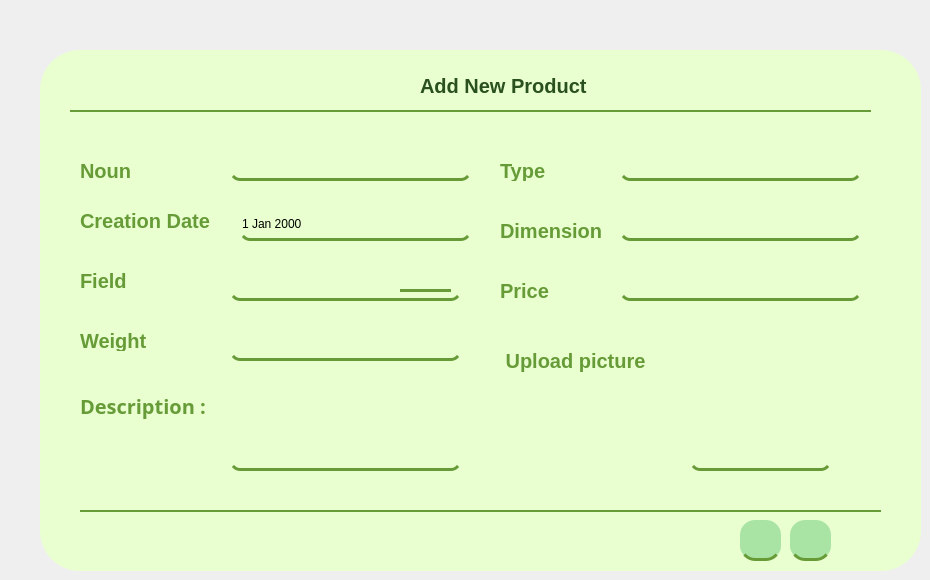
        <widget class="QWidget" name="page_14">
         <property name="styleSheet">
          <string notr="true">#page_14 {
background: rgba(0, 0, 0, 0.0);

}</string>
         </property>
         <widget class="QWidget" name="widget_3" native="true">
          <property name="geometry">
           <rect>
            <x>40</x>
            <y>50</y>
            <width>881</width>
            <height>521</height>
           </rect>
          </property>
          <property name="styleSheet">
           <string notr="true">QWidget
{background-color:#E9FFD0;
border-radius: 40px;}</string>
          </property>
          <widget class="QLabel" name="id_77">
           <property name="geometry">
            <rect>
             <x>40</x>
             <y>330</y>
             <width>171</width>
             <height>51</height>
            </rect>
           </property>
           <property name="font">
            <font>
             <family>Athiti</family>
             <pointsize>-1</pointsize>
             <weight>87</weight>
             <italic>false</italic>
             <bold>true</bold>
            </font>
           </property>
           <property name="styleSheet">
            <string notr="true">color: rgb(102, 155, 55);
font-family: 'Athiti';
font-style: normal;
font-weight: 700;
font-size: 20px;
background-color: none;</string>
           </property>
           <property name="text">
            <string>Description :</string>
           </property>
          </widget>
          <widget class="QLineEdit" name="dimensionArticleInput">
           <property name="geometry">
            <rect>
             <x>580</x>
             <y>160</y>
             <width>241</width>
             <height>31</height>
            </rect>
           </property>
           <property name="styleSheet">
            <string notr="true">
  border-bottom-color: rgb(170, 0, 0);
border:none;
background-color: rgba(247, 188, 85, 0);
border-bottom:3px solid #669B37;
  border-radius: 10px;
</string>
           </property>
          </widget>
          <widget class="QLineEdit" name="quantiteArticleInput">
           <property name="geometry">
            <rect>
             <x>580</x>
             <y>100</y>
             <width>241</width>
             <height>31</height>
            </rect>
           </property>
           <property name="maximumSize">
            <size>
             <width>16777215</width>
             <height>16777215</height>
            </size>
           </property>
           <property name="cursor">
            <cursorShape>BusyCursor</cursorShape>
           </property>
           <property name="styleSheet">
            <string notr="true">
  border-bottom-color: rgb(170, 0, 0);
border:none;
background-color: rgba(247, 188, 85, 0);
border-bottom:3px solid #669B37;
  border-radius: 10px;
</string>
           </property>
          </widget>
          <widget class="QLineEdit" name="typeArticleInput">
           <property name="geometry">
            <rect>
             <x>360</x>
             <y>220</y>
             <width>51</width>
             <height>22</height>
            </rect>
           </property>
           <property name="styleSheet">
            <string notr="true">QLineEdit
{
border:none;
background-color: rgba(247, 188, 85, 0);
/*background-color:white;*/
border-bottom:3px solid #669B37;
}</string>
           </property>
          </widget>
          <widget class="QTextEdit" name="descriptionInput">
           <property name="geometry">
            <rect>
             <x>190</x>
             <y>320</y>
             <width>231</width>
             <height>101</height>
            </rect>
           </property>
           <property name="styleSheet">
            <string notr="true">
  border-bottom-color: rgb(170, 0, 0);
border:none;
background-color: rgba(247, 188, 85, 0);
border-bottom:3px solid #669B37;
  border-radius: 10px;
</string>
           </property>
           <property name="html">
            <string>&lt;!DOCTYPE HTML PUBLIC &quot;-//W3C//DTD HTML 4.0//EN&quot; &quot;http://www.w3.org/TR/REC-html40/strict.dtd&quot;&gt;
&lt;html&gt;&lt;head&gt;&lt;meta name=&quot;qrichtext&quot; content=&quot;1&quot; /&gt;&lt;style type=&quot;text/css&quot;&gt;
p, li { white-space: pre-wrap; }
&lt;/style&gt;&lt;/head&gt;&lt;body style=&quot; font-family:'MS Shell Dlg 2'; font-size:7.8pt; font-weight:400; font-style:normal;&quot;&gt;
&lt;p style=&quot;-qt-paragraph-type:empty; margin-top:0px; margin-bottom:0px; margin-left:0px; margin-right:0px; -qt-block-indent:0; text-indent:0px; font-family:'MS Shell Dlg 2';&quot;&gt;&lt;br /&gt;&lt;/p&gt;&lt;/body&gt;&lt;/html&gt;</string>
           </property>
          </widget>
          <widget class="QLineEdit" name="nomArticleInput">
           <property name="geometry">
            <rect>
             <x>190</x>
             <y>100</y>
             <width>241</width>
             <height>31</height>
            </rect>
           </property>
           <property name="styleSheet">
            <string notr="true">QLineEdit
{
  border-bottom-color: rgb(170, 0, 0);
border:none;
background-color: rgba(247, 188, 85, 0);
border-bottom:3px solid #669B37;
  border-radius: 10px;
}</string>
           </property>
          </widget>
          <widget class="QLineEdit" name="prixArticleInput">
           <property name="geometry">
            <rect>
             <x>580</x>
             <y>220</y>
             <width>241</width>
             <height>31</height>
            </rect>
           </property>
           <property name="styleSheet">
            <string notr="true">
  border-bottom-color: rgb(170, 0, 0);
border:none;
background-color: rgba(247, 188, 85, 0);
border-bottom:3px solid #669B37;
  border-radius: 10px;
</string>
           </property>
          </widget>
          <widget class="QLineEdit" name="poidsArticleInput">
           <property name="geometry">
            <rect>
             <x>190</x>
             <y>280</y>
             <width>231</width>
             <height>31</height>
            </rect>
           </property>
           <property name="styleSheet">
            <string notr="true">QLineEdit
{
  border-bottom-color: rgb(170, 0, 0);
border:none;
background-color: rgba(247, 188, 85, 0);
border-bottom:3px solid #669B37;
  border-radius: 10px;
}</string>
           </property>
          </widget>
          <widget class="QLineEdit" name="domaineArticleInput">
           <property name="geometry">
            <rect>
             <x>190</x>
             <y>220</y>
             <width>231</width>
             <height>31</height>
            </rect>
           </property>
           <property name="styleSheet">
            <string notr="true">border-bottom-color: rgb(170, 0, 0);
border:none;
background-color: rgba(247, 188, 85, 0);
border-bottom:3px solid #669B37;
  border-radius: 10px;</string>
           </property>
          </widget>
          <widget class="QPushButton" name="ajouterArt">
           <property name="geometry">
            <rect>
             <x>750</x>
             <y>470</y>
             <width>41</width>
             <height>41</height>
            </rect>
           </property>
           <property name="styleSheet">
            <string notr="true">QPushButton{/* Rectangle 9 */

position: absolute;
width: 1200px;
height: 649px;

background: #A9E4A4;
border: none;

/* Events */

position: absolute;
width: 63px;
height: 32px;

font-family: 'Athiti';
font-style: normal;
font-weight: 700;
font-size: 20px;
line-height: 32px;
/* identical to box height */
text-align: center;

color: #2A501F;
border-radius:15px;
border-bottom:3px solid #669B37;
}

QPushButton:hover{
position: absolute;
width: 185px;
height: 56px;

background: #8BD086;
box-shadow: 0px 4px 4px rgba(0, 0, 0, 0.25);
}</string>
           </property>
           <property name="text">
            <string/>
           </property>
           <property name="icon">
            <iconset resource="resources.qrc">
             <normaloff>:/images/images/save.png</normaloff>:/images/images/save.png</iconset>
           </property>
           <property name="iconSize">
            <size>
             <width>20</width>
             <height>20</height>
            </size>
           </property>
          </widget>
          <widget class="QPushButton" name="supprimer_4">
           <property name="geometry">
            <rect>
             <x>700</x>
             <y>470</y>
             <width>41</width>
             <height>41</height>
            </rect>
           </property>
           <property name="styleSheet">
            <string notr="true">QPushButton{/* Rectangle 9 */

position: absolute;
width: 1200px;
height: 649px;

background: #A9E4A4;
border: none;

/* Events */

position: absolute;
width: 63px;
height: 32px;

font-family: 'Athiti';
font-style: normal;
font-weight: 700;
font-size: 20px;
line-height: 32px;
/* identical to box height */
text-align: center;

color: #2A501F;
border-radius:15px;
border-bottom:3px solid #669B37;
}

QPushButton:hover{
position: absolute;
width: 185px;
height: 56px;

background: #8BD086;
box-shadow: 0px 4px 4px rgba(0, 0, 0, 0.25);
}</string>
           </property>
           <property name="text">
            <string/>
           </property>
           <property name="icon">
            <iconset resource="resources.qrc">
             <normaloff>:/images/images/clear.png</normaloff>:/images/images/clear.png</iconset>
           </property>
           <property name="iconSize">
            <size>
             <width>30</width>
             <height>30</height>
            </size>
           </property>
          </widget>
          <widget class="QLabel" name="label_13">
           <property name="geometry">
            <rect>
             <x>40</x>
             <y>110</y>
             <width>101</width>
             <height>21</height>
            </rect>
           </property>
           <property name="styleSheet">
            <string notr="true">color: rgb(102, 155, 55);
font-family: 'Athiti';
font-style: normal;
font-weight: 700;
font-size: 20px;
background-color: none;</string>
           </property>
           <property name="text">
            <string>Noun</string>
           </property>
          </widget>
          <widget class="QLabel" name="label_14">
           <property name="geometry">
            <rect>
             <x>40</x>
             <y>160</y>
             <width>141</width>
             <height>21</height>
            </rect>
           </property>
           <property name="styleSheet">
            <string notr="true">color: rgb(102, 155, 55);
font-family: 'Athiti';
font-style: normal;
font-weight: 700;
font-size: 20px;
background-color: none;</string>
           </property>
           <property name="text">
            <string>Creation Date</string>
           </property>
          </widget>
          <widget class="QLabel" name="label_15">
           <property name="geometry">
            <rect>
             <x>40</x>
             <y>220</y>
             <width>101</width>
             <height>21</height>
            </rect>
           </property>
           <property name="styleSheet">
            <string notr="true">color: rgb(102, 155, 55);
font-family: 'Athiti';
font-style: normal;
font-weight: 700;
font-size: 20px;
background-color: none;</string>
           </property>
           <property name="text">
            <string>Field</string>
           </property>
          </widget>
          <widget class="QLabel" name="label_16">
           <property name="geometry">
            <rect>
             <x>40</x>
             <y>280</y>
             <width>101</width>
             <height>21</height>
            </rect>
           </property>
           <property name="styleSheet">
            <string notr="true">color: rgb(102, 155, 55);
font-family: 'Athiti';
font-style: normal;
font-weight: 700;
font-size: 20px;
background-color: none;</string>
           </property>
           <property name="text">
            <string>Weight</string>
           </property>
          </widget>
          <widget class="QLabel" name="label_17">
           <property name="geometry">
            <rect>
             <x>460</x>
             <y>230</y>
             <width>101</width>
             <height>21</height>
            </rect>
           </property>
           <property name="styleSheet">
            <string notr="true">color: rgb(102, 155, 55);
font-family: 'Athiti';
font-style: normal;
font-weight: 700;
font-size: 20px;
background-color: none;</string>
           </property>
           <property name="text">
            <string>Price</string>
           </property>
          </widget>
          <widget class="QLabel" name="label_18">
           <property name="geometry">
            <rect>
             <x>460</x>
             <y>170</y>
             <width>121</width>
             <height>21</height>
            </rect>
           </property>
           <property name="styleSheet">
            <string notr="true">color: rgb(102, 155, 55);
font-family: 'Athiti';
font-style: normal;
font-weight: 700;
font-size: 20px;
background-color: none;</string>
           </property>
           <property name="text">
            <string>Dimension </string>
           </property>
          </widget>
          <widget class="QLabel" name="label_20">
           <property name="geometry">
            <rect>
             <x>460</x>
             <y>110</y>
             <width>101</width>
             <height>21</height>
            </rect>
           </property>
           <property name="styleSheet">
            <string notr="true">color: rgb(102, 155, 55);
font-family: 'Athiti';
font-style: normal;
font-weight: 700;
font-size: 20px;
background-color: none;</string>
           </property>
           <property name="text">
            <string>Type </string>
           </property>
          </widget>
          <widget class="QLabel" name="imageArticle">
           <property name="geometry">
            <rect>
             <x>650</x>
             <y>310</y>
             <width>141</width>
             <height>111</height>
            </rect>
           </property>
           <property name="styleSheet">
            <string notr="true">
  border-bottom-color: rgb(170, 0, 0);
border:none;
background-color: rgba(247, 188, 85, 0);
border-bottom:3px solid #669B37;
  border-radius: 10px;
</string>
           </property>
           <property name="text">
            <string/>
           </property>
           <property name="scaledContents">
            <bool>true</bool>
           </property>
          </widget>
          <widget class="QPushButton" name="pushButton_14">
           <property name="geometry">
            <rect>
             <x>450</x>
             <y>290</y>
             <width>171</width>
             <height>41</height>
            </rect>
           </property>
           <property name="styleSheet">
            <string notr="true">color: rgb(102, 155, 55);
font-family: 'Athiti';
font-style: normal;
font-weight: 700;
font-size: 20px;
background-color: none;</string>
           </property>
           <property name="text">
            <string>Upload picture</string>
           </property>
           <property name="icon">
            <iconset>
             <normaloff>:/images/images/telecharger.png</normaloff>:/images/images/telecharger.png</iconset>
           </property>
           <property name="iconSize">
            <size>
             <width>20</width>
             <height>20</height>
            </size>
           </property>
          </widget>
          <widget class="QLabel" name="label_21">
           <property name="geometry">
            <rect>
             <x>380</x>
             <y>20</y>
             <width>191</width>
             <height>31</height>
            </rect>
           </property>
           <property name="styleSheet">
            <string notr="true">color: #2A501F;
font-family: 'Athiti';
font-style: normal;
font-weight: 700;
font-size: 20px;
background-color: none;</string>
           </property>
           <property name="text">
            <string>Add New Product</string>
           </property>
          </widget>
          <widget class="QLabel" name="label_product">
           <property name="geometry">
            <rect>
             <x>340</x>
             <y>20</y>
             <width>31</width>
             <height>31</height>
            </rect>
           </property>
           <property name="font">
            <font>
             <family>Athiti</family>
             <weight>75</weight>
             <italic>false</italic>
             <bold>true</bold>
            </font>
           </property>
           <property name="layoutDirection">
            <enum>Qt::LeftToRight</enum>
           </property>
           <property name="styleSheet">
            <string notr="true">#label {

font-family: 'Athiti';
font-style: normal;
font-weight: 700;
font-size: 20px;
line-height: 32px;
/* identical to box height */
text-align: center;

color: #2A501F;}</string>
           </property>
           <property name="text">
            <string/>
           </property>
           <property name="pixmap">
            <pixmap resource="resources.qrc">:/images/images/ajout.png</pixmap>
           </property>
           <property name="scaledContents">
            <bool>true</bool>
           </property>
          </widget>
          <widget class="Line" name="line_3">
           <property name="geometry">
            <rect>
             <x>30</x>
             <y>60</y>
             <width>801</width>
             <height>2</height>
            </rect>
           </property>
           <property name="styleSheet">
            <string notr="true">background-color:#669B37;
border-width: 1px;
border: 2px solid #669B37;
</string>
           </property>
           <property name="orientation">
            <enum>Qt::Horizontal</enum>
           </property>
          </widget>
          <widget class="Line" name="line_4">
           <property name="geometry">
            <rect>
             <x>40</x>
             <y>460</y>
             <width>801</width>
             <height>2</height>
            </rect>
           </property>
           <property name="styleSheet">
            <string notr="true">background-color:#669B37;
border-width: 1px;
border: 2px solid #669B37;
</string>
           </property>
           <property name="orientation">
            <enum>Qt::Horizontal</enum>
           </property>
          </widget>
          <widget class="QDateEdit" name="dateEdit">
           <property name="geometry">
            <rect>
             <x>200</x>
             <y>160</y>
             <width>231</width>
             <height>31</height>
            </rect>
           </property>
           <property name="styleSheet">
            <string notr="true"> border-bottom-color: rgb(170, 0, 0);
border:none;
background-color: rgba(247, 188, 85, 0);
border-bottom:3px solid #669B37;
  border-radius: 10px;
</string>
           </property>
          </widget>
         </widget>
        </widget>
